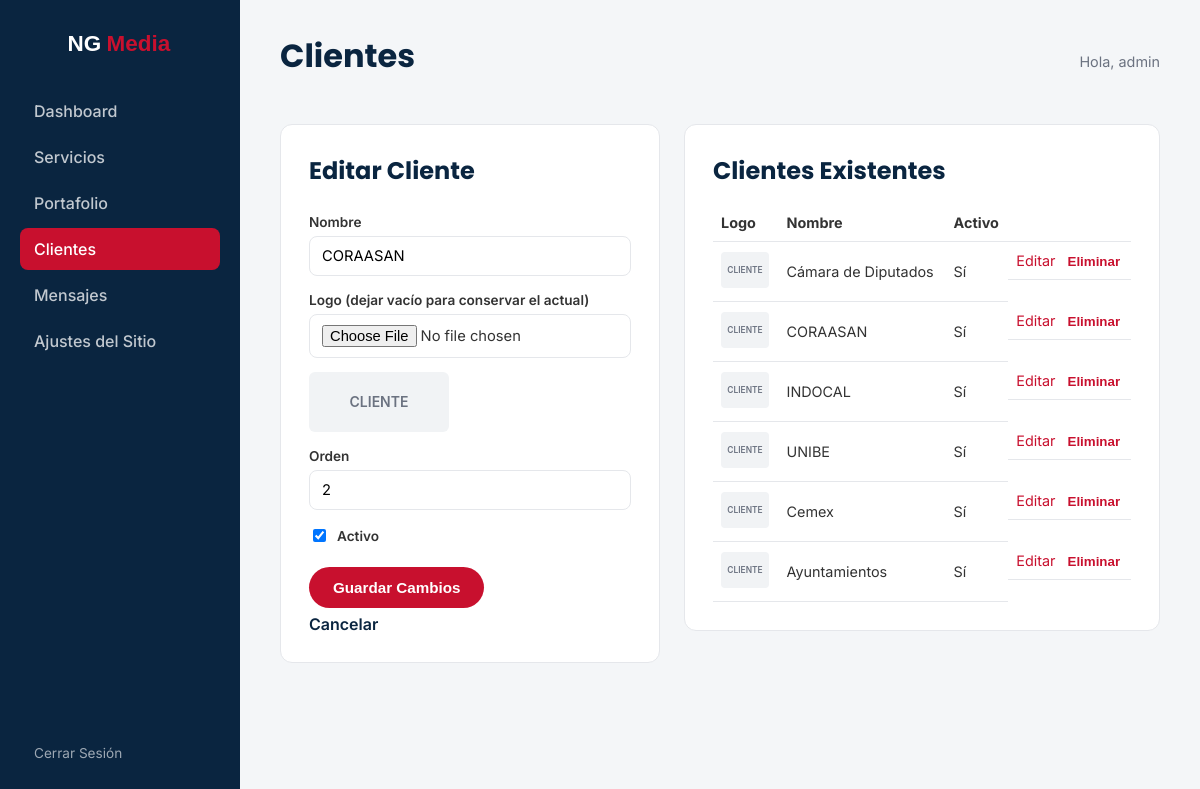
Page /admin/clients.php?edit=2 (signed in) on the committed database.
### tables this page shows
CREATE TABLE IF NOT EXISTS clients (
    id INT UNSIGNED AUTO_INCREMENT PRIMARY KEY,
    name VARCHAR(150) NOT NULL,
    logo_path VARCHAR(255) NOT NULL,
    sort_order INT UNSIGNED NOT NULL DEFAULT 0,
    active TINYINT(1) NOT NULL DEFAULT 1
);

### includes/functions.php (called while the page is built, shortened)
<?php
function e(?string $value): string
{
    return htmlspecialchars($value ?? '', ENT_QUOTES, 'UTF-8');
}

### admin/clients.php (the view, shortened to what this page needs)
<?php
require __DIR__ . '/auth.php';
$clients = $pdo->query('SELECT * FROM clients ORDER BY sort_order ASC, id ASC')->fetchAll();
$editItem = null;
if (!empty($_GET['edit'])) {
    $stmt = $pdo->prepare('SELECT * FROM clients WHERE id = :id');
    $stmt->execute(['id' => $_GET['edit']]);
    $editItem = $stmt->fetch() ?: null;
}
require __DIR__ . '/includes/admin-header.php';
?>
<div class="admin-grid">
    <div class="admin-card">
        <h2><?= $editItem ? 'Editar Cliente' : 'Nuevo Cliente' ?></h2>
        <form method="post" class="admin-form" enctype="multipart/form-data">
            <label for="name">Nombre</label>
            <input type="text" id="name" name="name" required value="<?= e($editItem['name'] ?? '') ?>">
            <label for="logo">Logo <?= $editItem ? '(dejar vacío para conservar el actual)' : '' ?></label>
            <input type="file" id="logo" name="logo" accept="image/jpeg,image/png,image/webp">
            <?php if ($editItem): ?><img src="../<?= e($editItem['logo_path']) ?>" alt="" class="admin-thumb"><?php endif; ?>
            <label for="sort_order">Orden</label>
            <input type="number" id="sort_order" name="sort_order" value="<?= e((string)($editItem['sort_order'] ?? 0)) ?>">
            <label class="checkbox-label">
                <input type="checkbox" name="active" <?= ($editItem['active'] ?? 1) ? 'checked' : '' ?>> Activo
            </label>
            <button type="submit" class="btn btn-accent"><?= $editItem ? 'Guardar Cambios' : 'Crear Cliente' ?></button>
            <?php if ($editItem): ?><a href="clients.php" class="btn-link">Cancelar</a><?php endif; ?>
        </form>
    </div>
    <div class="admin-card">
        <h2>Clientes Existentes</h2>
        <table class="admin-table">
            <thead><tr><th>Logo</th><th>Nombre</th><th>Activo</th><th></th></tr></thead>
            <tbody>
            <?php foreach ($clients as $client): ?>
                <tr>
                    <td><img src="../<?= e($client['logo_path']) ?>" alt="" class="admin-thumb-sm"></td>
                    <td><?= e($client['name']) ?></td>
                    <td><?= $client['active'] ? 'Sí' : 'No' ?></td>
                    <td class="table-actions">
                        <a href="clients.php?edit=<?= (int) $client['id'] ?>">Editar</a>
                        <form method="post" onsubmit="return confirm('¿Eliminar este cliente?');">
                            <button type="submit" class="btn-link-danger">Eliminar</button>
                        </form>
                    </td>
                </tr>
            <?php endforeach; ?>
            </tbody>
        </table>
    </div>
</div>
<?php require __DIR__ . '/includes/admin-footer.php'; ?>

### assets/css/admin.css (style rules this page uses)
:root { --color-primary: #0A2540; --color-primary-light: #123a5e; --color-accent: #C8102E; --color-accent-dark: #9c0c23; --color-success: #1F8A5C; --color-bg: #F4F6F8; --color-text: #333333; --color-text-light: #6b7280; --color-border: #e5e7eb; --radius: 12px; }
* { box-sizing: border-box; }
body { margin: 0; font-family: 'Inter', sans-serif; color: var(--color-text); background: var(--color-bg); }
h1, h2 { font-family: 'Poppins', sans-serif; color: var(--color-primary); margin: 0 0 16px; }
a { color: var(--color-accent); text-decoration: none; }
.btn { display: inline-flex; align-items: center; justify-content: center; padding: 12px 24px; border-radius: 999px; font-weight: 600; border: none; cursor: pointer; font-size: 0.95rem; }
.btn-accent { background: var(--color-accent); color: #fff; }
.btn-link { background: none; border: none; color: var(--color-primary); cursor: pointer; font-weight: 600; padding: 0; }
.btn-link-danger { background: none; border: none; color: var(--color-accent); cursor: pointer; font-weight: 600; padding: 0; }
.admin-grid { display: grid; grid-template-columns: 380px 1fr; gap: 24px; align-items: start; }
.admin-card { background: #fff; border-radius: var(--radius); padding: 28px; border: 1px solid var(--color-border); }
.admin-form { display: grid; gap: 6px; }
.admin-form label { font-weight: 600; font-size: 0.85rem; margin-top: 10px; }
.admin-form input[type=text], .admin-form input[type=number], .admin-form input[type=file], .admin-form select, .admin-form textarea { width: 100%; padding: 10px 12px; border-radius: 8px; border: 1px solid var(--color-border); font-family: inherit; font-size: 0.92rem; }
.checkbox-label { display: flex; align-items: center; gap: 8px; font-weight: 500; }
.admin-form .btn { margin-top: 16px; width: fit-content; }
.admin-thumb { height: 60px; margin-top: 8px; border-radius: 6px; object-fit: cover; }
.admin-table { width: 100%; border-collapse: collapse; }
.admin-table th, .admin-table td { text-align: left; padding: 10px 8px; border-bottom: 1px solid var(--color-border); font-size: 0.9rem; }
.admin-thumb-sm { height: 36px; width: 48px; object-fit: cover; border-radius: 4px; }
.table-actions { display: flex; gap: 12px; align-items: center; }
.table-actions form { display: inline; }

### rows in the picture
clients: name "CORAASAN", logo_path (placeholder picture), sort_order "2", active "☑", shows "Sí"
clients: logo_path (placeholder picture), name "Cámara de Diputados", active "Sí"
clients: logo_path (placeholder picture), name "INDOCAL", active "Sí"
clients: logo_path (placeholder picture), name "UNIBE", active "Sí"
clients: logo_path (placeholder picture), name "Cemex", active "Sí"
clients: logo_path (placeholder picture), name "Ayuntamientos", active "Sí"

### other values in the picture
$label "Dashboard"
$label "Servicios"
$label "Portafolio"
$label "Clientes"
$label "Mensajes"
$label "Ajustes del Sitio"
$pageTitle "Clientes"
$_SESSION['admin_username'] "admin"
